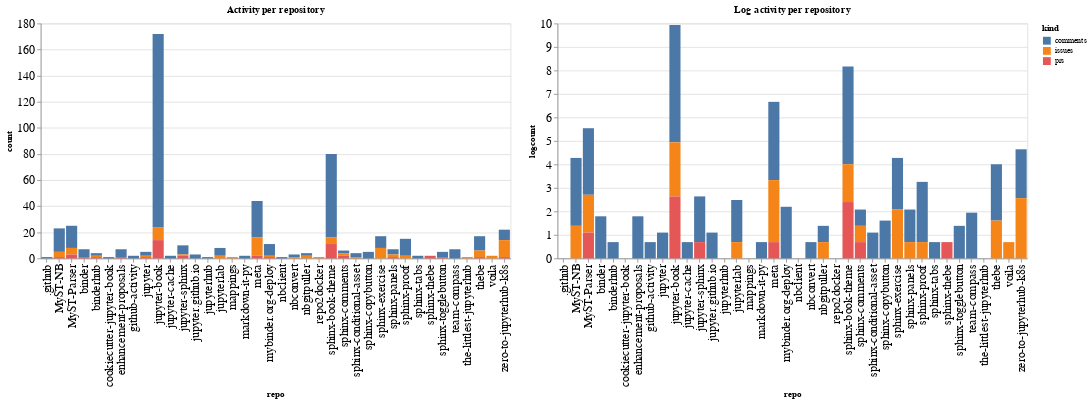

Notebook code for this chart:
### Code cell
ch1 = alt.Chart(repo_summaries, width=600, title="Activity per repository").mark_bar().encode(
    x='repo',
    y='count',
    color='kind',
    tooltip="kind"
)

ch2 = alt.Chart(repo_summaries, width=600, title="Log activity per repository").mark_bar().encode(
    x='repo',
    y='logcount',
    color='kind',
    tooltip="kind"
)

ch1 | ch2

### Figure 1 — Vega-Lite specification as saved in the notebook (floating-point values rounded to 4 significant figures)
{"config": {"axisLeft": {"labelFontSize": 15}, "axisBottom": {"labelFontSize": 15}}, "hconcat": [{"mark": "bar", "encoding": {"color": {"type": "nominal", "field": "kind"}, "tooltip": {"type": "nominal", "field": "kind"}, "x": {"type": "nominal", "field": "repo"}, "y": {"type": "quantitative", "field": "count"}}, "title": "Activity per repository", "width": 600}, {"mark": "bar", "encoding": {"color": {"type": "nominal", "field": "kind"}, "tooltip": {"type": "nominal", "field": "kind"}, "x": {"type": "nominal", "field": "repo"}, "y": {"type": "quantitative", "field": "logcount"}}, "title": "Log activity per repository", "width": 600}], "data": {"name": "data-3caf8ccbd3c82e87c9241c784b538d04"}, "$schema": "https://vega.github.io/schema/vega-lite/v4.8.1.json", "datasets": {"data-3caf8ccbd3c82e87c9241c784b538d04": [{"repo": ".github", "kind": "comments", "count": 1, "logcount": 0.0}, {"repo": "MyST-NB", "kind": "comments", "count": 18, "logcount": 2.89}, {"repo": "MyST-NB", "kind": "issues", "count": 4, "logcount": 1.386}, {"repo": "MyST-NB", "kind": "prs", "count": 1, "logcount": 0.0}, {"repo": "MyST-Parser", "kind": "comments", "count": 17, "logcount": 2.833}, {"repo": "MyST-Parser", "kind": "issues", "count": 5, "logcount": 1.609}, {"repo": "MyST-Parser", "kind": "prs", "count": 3, "logcount": 1.099}, {"repo": "binder", "kind": "comments", "count": 6, "logcount": 1.792}, {"repo": "binder", "kind": "prs", "count": 1, "logcount": 0.0}, {"repo": "binderhub", "kind": "comments", "count": 2, "logcount": 0.6931}, {"repo": "binderhub", "kind": "issues", "count": 1, "logcount": 0.0}, {"repo": "binderhub", "kind": "prs", "count": 1, "logcount": 0.0}, {"repo": "cookiecutter-jupyter-book", "kind": "comments", "count": 1, "logcount": 0.0}, {"repo": "enhancement-proposals", "kind": "comments", "count": 6, "logcount": 1.792}, {"repo": "enhancement-proposals", "kind": "prs", "count": 1, "logcount": 0.0}, {"repo": "github-activity", "kind": "comments", "count": 2, "logcount": 0.6931}, {"repo": "jupyter", "kind": "comments", "count": 3, "logcount": 1.099}, {"repo": "jupyter", "kind": "issues", "count": 1, "logcount": 0.0}, {"repo": "jupyter", "kind": "prs", "count": 1, "logcount": 0.0}, {"repo": "jupyter-book", "kind": "comments", "count": 148, "logcount": 4.997}, {"repo": "jupyter-book", "kind": "issues", "count": 10, "logcount": 2.303}, {"repo": "jupyter-book", "kind": "prs", "count": 14, "logcount": 2.639}, {"repo": "jupyter-cache", "kind": "comments", "count": 2, "logcount": 0.6931}, {"repo": "jupyter-sphinx", "kind": "comments", "count": 7, "logcount": 1.946}, {"repo": "jupyter-sphinx", "kind": "issues", "count": 1, "logcount": 0.0}, {"repo": "jupyter-sphinx", "kind": "prs", "count": 2, "logcount": 0.6931}, {"repo": "jupyter.github.io", "kind": "comments", "count": 3, "logcount": 1.099}, {"repo": "jupyterhub", "kind": "comments", "count": 1, "logcount": 0.0}, {"repo": "jupyterlab", "kind": "comments", "count": 6, "logcount": 1.792}, {"repo": "jupyterlab", "kind": "issues", "count": 2, "logcount": 0.6931}, {"repo": "mappings", "kind": "issues", "count": 1, "logcount": 0.0}, {"repo": "markdown-it-py", "kind": "comments", "count": 2, "logcount": 0.6931}, {"repo": "meta", "kind": "comments", "count": 28, "logcount": 3.332}, {"repo": "meta", "kind": "issues", "count": 14, "logcount": 2.639}, {"repo": "meta", "kind": "prs", "count": 2, "logcount": 0.6931}, {"repo": "mybinder.org-deploy", "kind": "comments", "count": 9, "logcount": 2.197}, {"repo": "mybinder.org-deploy", "kind": "issues", "count": 1, "logcount": 0.0}, {"repo": "mybinder.org-deploy", "kind": "prs", "count": 1, "logcount": 0.0}, {"repo": "nbclient", "kind": "comments", "count": 1, "logcount": 0.0}, {"repo": "nbconvert", "kind": "comments", "count": 2, "logcount": 0.6931}, {"repo": "nbconvert", "kind": "issues", "count": 1, "logcount": 0.0}, {"repo": "nbgitpuller", "kind": "comments", "count": 2, "logcount": 0.6931}, {"repo": "nbgitpuller", "kind": "issues", "count": 2, "logcount": 0.6931}, {"repo": "repo2docker", "kind": "issues", "count": 1, "logcount": 0.0}, {"repo": "sphinx-book-theme", "kind": "comments", "count": 64, "logcount": 4.159}, {"repo": "sphinx-book-theme", "kind": "issues", "count": 5, "logcount": 1.609}, {"repo": "sphinx-book-theme", "kind": "prs", "count": 11, "logcount": 2.398}, {"repo": "sphinx-comments", "kind": "comments", "count": 2, "logcount": 0.6931}, {"repo": "sphinx-comments", "kind": "issues", "count": 2, "logcount": 0.6931}, {"repo": "sphinx-comments", "kind": "prs", "count": 2, "logcount": 0.6931}, {"repo": "sphinx-conditional-asset", "kind": "comments", "count": 3, "logcount": 1.099}, {"repo": "sphinx-conditional-asset", "kind": "issues", "count": 1, "logcount": 0.0}, {"repo": "sphinx-copybutton", "kind": "comments", "count": 5, "logcount": 1.609}, {"repo": "sphinx-exercise", "kind": "comments", "count": 9, "logcount": 2.197}, {"repo": "sphinx-exercise", "kind": "issues", "count": 8, "logcount": 2.079}, {"repo": "sphinx-panels", "kind": "comments", "count": 4, "logcount": 1.386}, {"repo": "sphinx-panels", "kind": "issues", "count": 2, "logcount": 0.6931}, {"repo": "sphinx-panels", "kind": "prs", "count": 1, "logcount": 0.0}, {"repo": "sphinx-proof", "kind": "comments", "count": 13, "logcount": 2.565}, {"repo": "sphinx-proof", "kind": "issues", "count": 2, "logcount": 0.6931}, {"repo": "sphinx-tabs", "kind": "comments", "count": 2, "logcount": 0.6931}, {"repo": "sphinx-thebe", "kind": "prs", "count": 2, "logcount": 0.6931}, {"repo": "sphinx-togglebutton", "kind": "comments", "count": 4, "logcount": 1.386}, {"repo": "sphinx-togglebutton", "kind": "prs", "count": 1, "logcount": 0.0}, {"repo": "team-compass", "kind": "comments", "count": 7, "logcount": 1.946}, {"repo": "the-littlest-jupyterhub", "kind": "issues", "count": 1, "logcount": 0.0}, {"repo": "thebe", "kind": "comments", "count": 11, "logcount": 2.398}, {"repo": "thebe", "kind": "issues", "count": 5, "logcount": 1.609}, {"repo": "thebe", "kind": "prs", "count": 1, "logcount": 0.0}, {"repo": "voila", "kind": "issues", "count": 2, "logcount": 0.6931}, {"repo": "zero-to-jupyterhub-k8s", "kind": "comments", "count": 8, "logcount": 2.079}, {"repo": "zero-to-jupyterhub-k8s", "kind": "issues", "count": 13, "logcount": 2.565}, {"repo": "zero-to-jupyterhub-k8s", "kind": "prs", "count": 1, "logcount": 0.0}]}}
